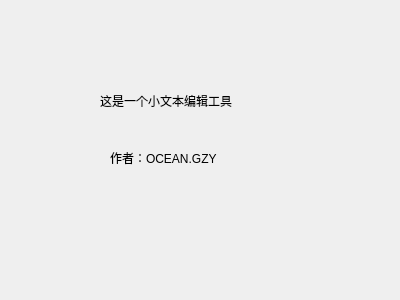
<?xml version="1.0" encoding="UTF-8"?>
<ui version="4.0">
 <class>About</class>
 <widget class="QWidget" name="About">
  <property name="geometry">
   <rect>
    <x>0</x>
    <y>0</y>
    <width>400</width>
    <height>300</height>
   </rect>
  </property>
  <property name="windowTitle">
   <string>关于</string>
  </property>
  <widget class="QLabel" name="label">
   <property name="geometry">
    <rect>
     <x>100</x>
     <y>80</y>
     <width>151</width>
     <height>41</height>
    </rect>
   </property>
   <property name="text">
    <string>这是一个小文本编辑工具</string>
   </property>
  </widget>
  <widget class="QLabel" name="label_2">
   <property name="geometry">
    <rect>
     <x>110</x>
     <y>150</y>
     <width>121</width>
     <height>16</height>
    </rect>
   </property>
   <property name="text">
    <string>作者：OCEAN.GZY</string>
   </property>
  </widget>
 </widget>
 <resources/>
 <connections/>
</ui>
